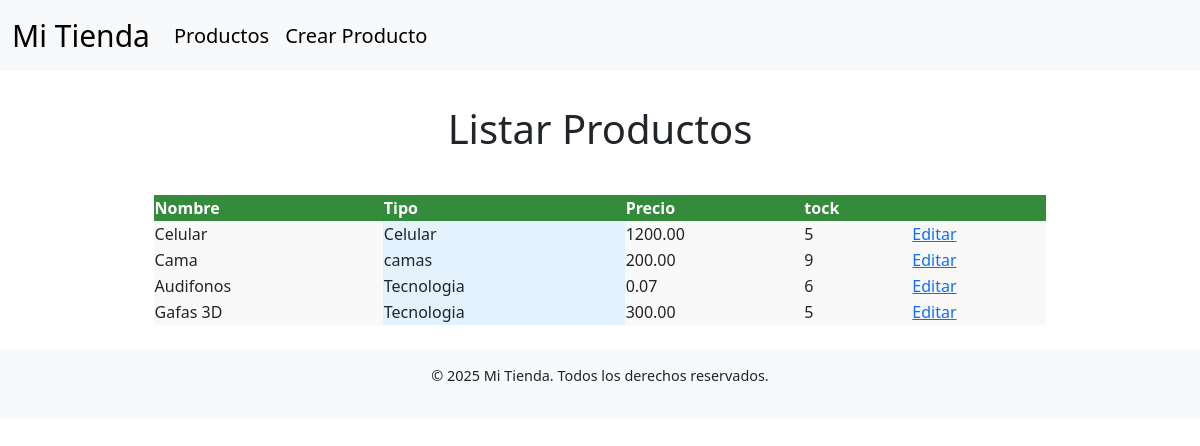
Before: /productos/ with the older database file.
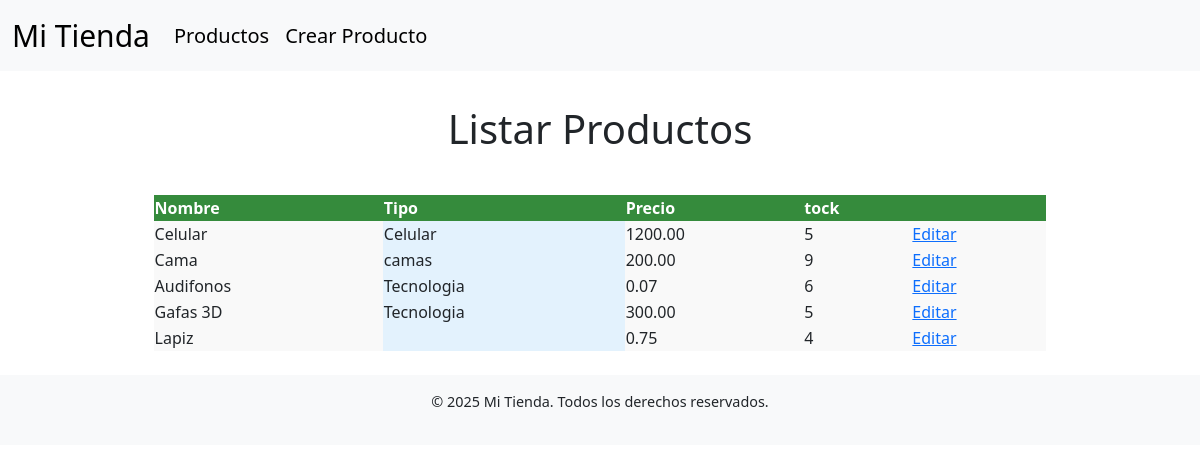
After: the same page with the newer database file.
### tienda/models.py (models this page shows, shortened)
class Producto(models.Model):
    id_producto = models.AutoField(primary_key=True)
    nombre_producto = models.CharField(max_length=100)
    tipo_producto = models.CharField(max_length=50)
    precio_producto = models.DecimalField(max_digits=10, decimal_places=2)
    stock_producto = models.IntegerField()
    descripcion_producto = models.TextField()
    foto_producto = models.ImageField(upload_to='productos/')
    id_categoria_producto = models.ForeignKey(CategoriaProducto, on_delete=models.CASCADE)

### tienda/views.py (the view)
# urls.py: path('productos/', lista_producto, name='lista_productos'),
def lista_producto(request):
    producto = Producto.objects.all()
    return render(request, 'lista_productos.html', {'prod': producto})

### ecommerce/tienda/templates/lista_productos.html (shortened to what this page needs)
{% extends 'base.html' %}
{% block content %}
        <h1>
            Listar Productos
        </h1>
        <table>
            <tr>
                <th>Nombre</th>
                <th>Tipo</th>
                <th>Precio</th>
                <th>tock</th>
                <th></th>
            </tr>
            {% for producto in prod %}
            <tr>
                <td>{{ producto.nombre_producto }}</td>
                <td>{{ producto.tipo_producto }}</td>
                <td>{{ producto.precio_producto }}</td>
                <td>{{ producto.stock_producto }}</td>
                <td> <a href="{% url 'editar_producto' producto.id_producto %}">Editar</a></td>
            </tr>
            {% endfor %}
        </table>
{% endblock %}

Changed rows visible on the page:
added Producto: nombre_producto "Lapiz", precio_producto "0.75", stock_producto "4"
